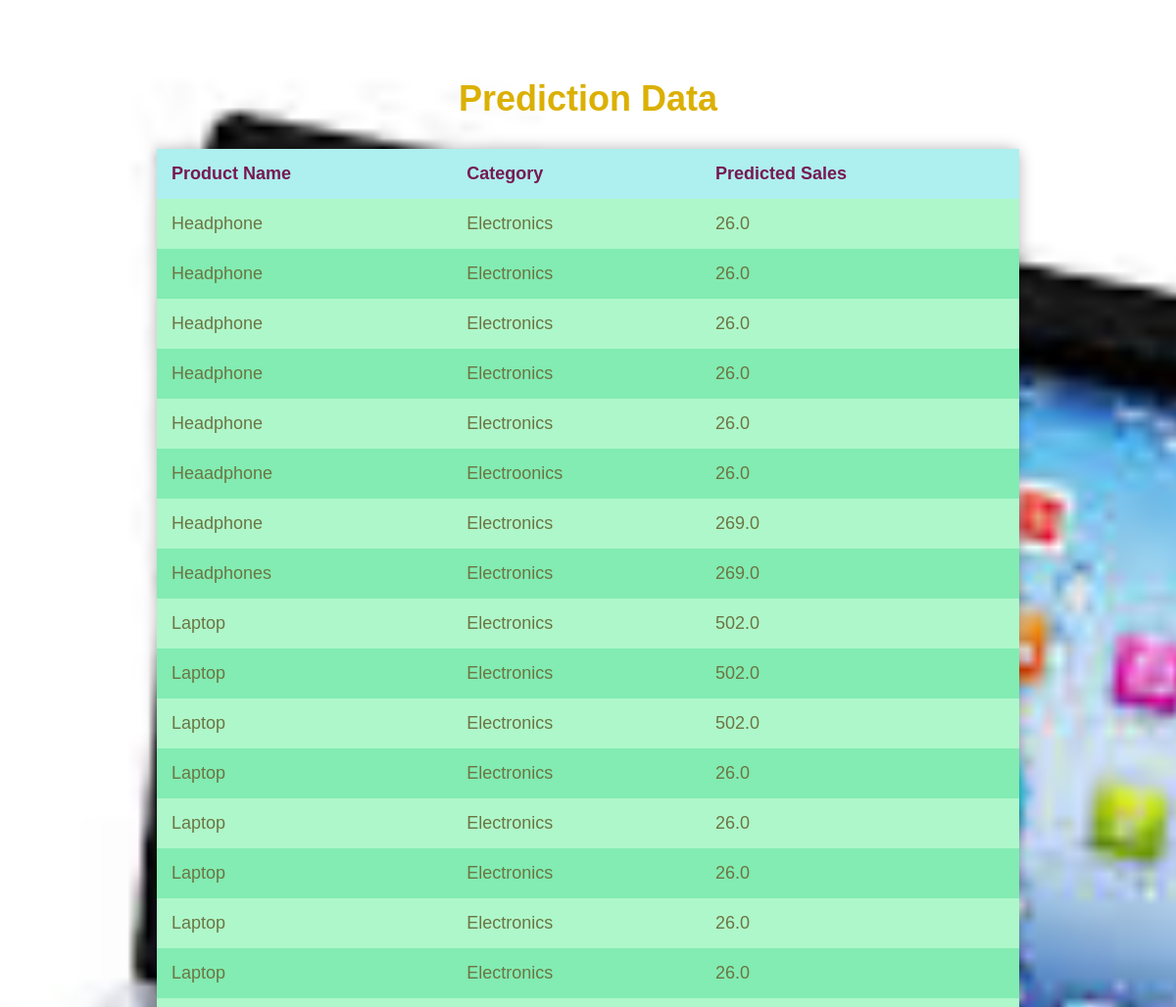
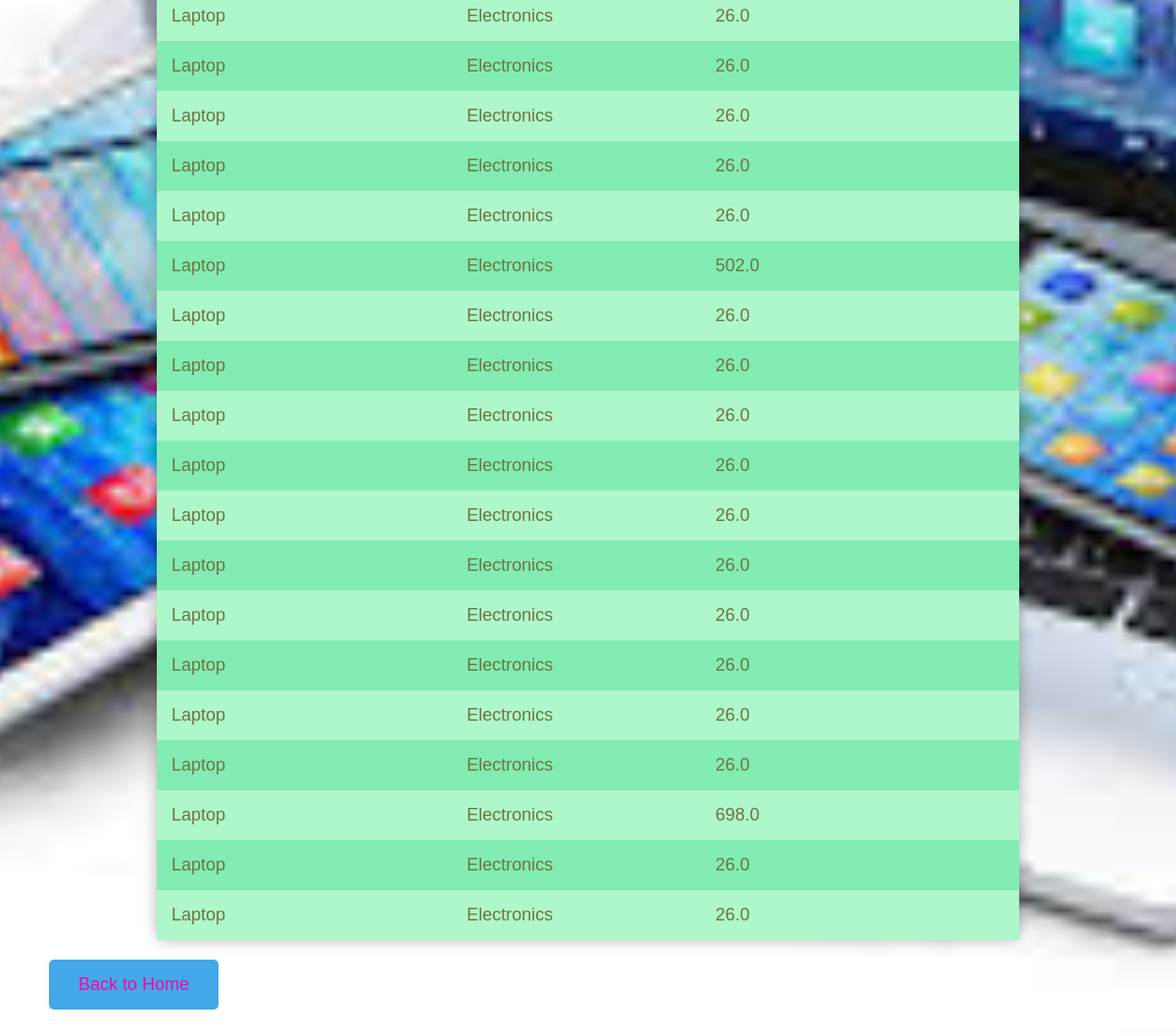
The app's page /view_data (signed in) with its own data (2 pictures, top to bottom).
### tables this page shows
CREATE TABLE user_inputs (
    id INTEGER PRIMARY KEY AUTOINCREMENT,
    product_name TEXT,
    category TEXT,
    rating FLOAT,
    num_reviews INTEGER,
    stock_quantity INTEGER,
    discount FLOAT,
    date_added DATE,
    price FLOAT,
    predicted_sales FLOAT
);

### s.py (the view)
@app.route('/view_data')
def view_data():
    if 'logged_in' not in session:
        return redirect(url_for('login'))
    with engine.connect() as conn:
        result = conn.execute("SELECT * FROM user_inputs").fetchall()
    data = [{'Product Name': row['product_name'], 'Category': row['category'], 'Predicted Sales': row['predicted_sales']} for row in result]
    return render_template('view_data.html', data=data)

### templates/view_data.html (shortened to what this page needs)
<!DOCTYPE html>
<html lang="en">
<head>
</head>
<body>
    <h2>Prediction Data</h2>
    <table>
        <thead>
            <tr>
                <th>Product Name</th>
                <th>Category</th>
                <th>Predicted Sales</th>
            </tr>
        </thead>
        <tbody>
            {% for row in data %}
            <tr>
                <td>{{ row['Product Name'] }}</td>
                <td>{{ row['Category'] }}</td>
                <td>{{ row['Predicted Sales'] }}</td>
            </tr>
            {% endfor %}
        </tbody>
    </table>
    <a href="{{ url_for('login') }}">
        <button>Back to Home</button>
    </a>
</body>
</html>

### templates/view_data.html (style rules this page uses)
body { font-family: Arial, sans-serif; background-image: url('static/images/download.jpg'); background-size: cover; background-position: center; color: rgb(108, 117, 67); padding: 50px; margin: 0; }
h2 { color: #dbb002; font-size: 36px; margin-bottom: 30px; text-align: center; }
table { width: 80%; margin: 0 auto; border-collapse: collapse; background-color: rgba(0, 0, 0, 0.6); border-radius: 10px; box-shadow: 0 0 15px rgba(0, 0, 0, 0.3); }
th, td { padding: 15px; text-align: left; font-size: 18px; }
th { background-color: hsl(180, 68%, 81%); color: rgb(119, 25, 83); }
tr:nth-child(even) { background-color: rgb(130, 236, 178); }
tr:nth-child(odd) { background-color: #aef7ca; }
button { background-color: #43a8e7; color: rgb(241, 7, 171); font-size: 18px; padding: 15px 30px; border: none; border-radius: 5px; cursor: pointer; margin-top: 20px; transition: background-color 0.3s ease; }
a { text-decoration: none; }

### records on screen
user_inputs: product_name "Headphone", Category "Electronics", predicted_sales "26.0"
user_inputs: product_name "Headphone", Category "Electronics", predicted_sales "26.0"
user_inputs: product_name "Headphone", Category "Electronics", predicted_sales "26.0"
user_inputs: product_name "Headphone", Category "Electronics", predicted_sales "26.0"
user_inputs: product_name "Headphone", Category "Electronics", predicted_sales "26.0"
user_inputs: product_name "Heaadphone", Category "Electroonics", predicted_sales "26.0"
user_inputs: product_name "Headphone", Category "Electronics", predicted_sales "269.0"
user_inputs: product_name "Headphones", Category "Electronics", predicted_sales "269.0"
user_inputs: product_name "Laptop", Category "Electronics", predicted_sales "502.0"
user_inputs: product_name "Laptop", Category "Electronics", predicted_sales "502.0"
user_inputs: product_name "Laptop", Category "Electronics", predicted_sales "502.0"
user_inputs: product_name "Laptop", Category "Electronics", predicted_sales "26.0"
user_inputs: product_name "Laptop", Category "Electronics", predicted_sales "26.0"
user_inputs: product_name "Laptop", Category "Electronics", predicted_sales "26.0"
user_inputs: product_name "Laptop", Category "Electronics", predicted_sales "26.0"
user_inputs: product_name "Laptop", Category "Electronics", predicted_sales "26.0"
user_inputs: product_name "Laptop", Category "Electronics", predicted_sales "26.0"
user_inputs: product_name "Laptop", Category "Electronics", predicted_sales "26.0"
user_inputs: product_name "Laptop", Category "Electronics", predicted_sales "26.0"
user_inputs: product_name "Laptop", Category "Electronics", predicted_sales "26.0"
user_inputs: product_name "Laptop", Category "Electronics", predicted_sales "26.0"
user_inputs: product_name "Laptop", Category "Electronics", predicted_sales "502.0"
user_inputs: product_name "Laptop", Category "Electronics", predicted_sales "26.0"
user_inputs: product_name "Laptop", Category "Electronics", predicted_sales "26.0"
user_inputs: product_name "Laptop", Category "Electronics", predicted_sales "26.0"
user_inputs: product_name "Laptop", Category "Electronics", predicted_sales "26.0"
user_inputs: product_name "Laptop", Category "Electronics", predicted_sales "26.0"
user_inputs: product_name "Laptop", Category "Electronics", predicted_sales "26.0"
user_inputs: product_name "Laptop", Category "Electronics", predicted_sales "26.0"
user_inputs: product_name "Laptop", Category "Electronics", predicted_sales "26.0"
user_inputs: product_name "Laptop", Category "Electronics", predicted_sales "26.0"
user_inputs: product_name "Laptop", Category "Electronics", predicted_sales "26.0"
user_inputs: product_name "Laptop", Category "Electronics", predicted_sales "698.0"
user_inputs: product_name "Laptop", Category "Electronics", predicted_sales "26.0"
user_inputs: product_name "Laptop", Category "Electronics", predicted_sales "26.0"
